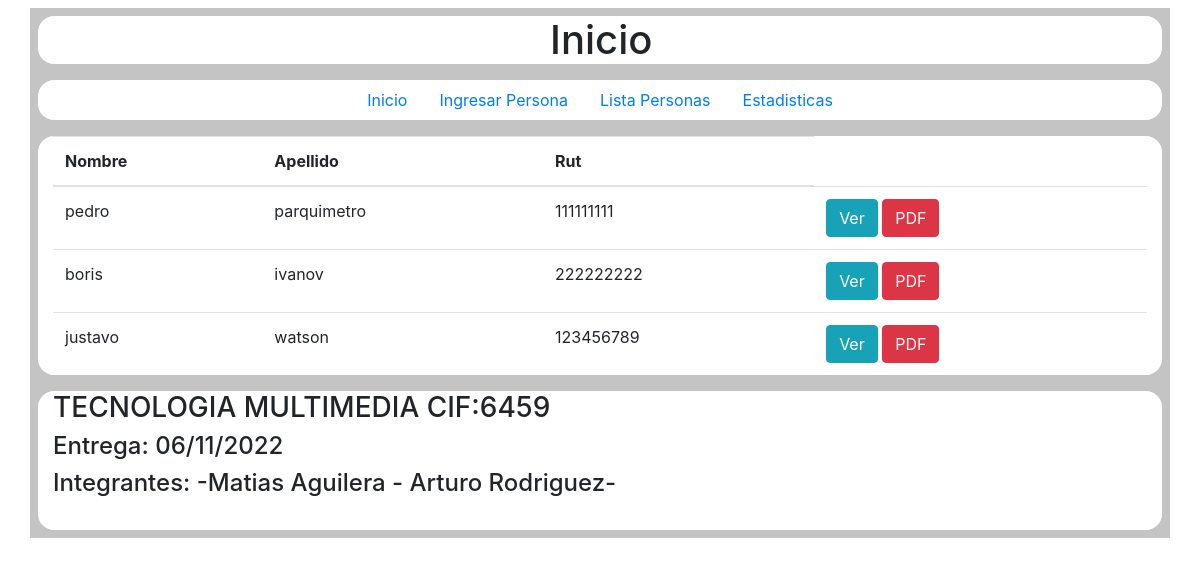
Before: /listaP.php with the older database file.
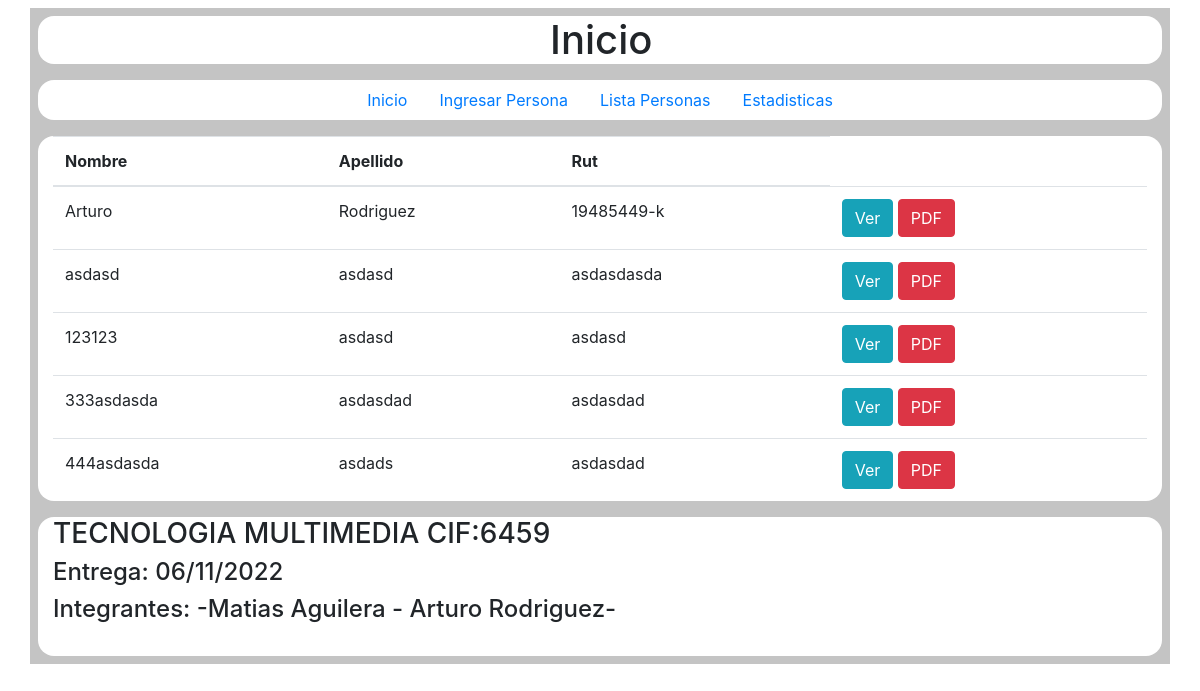
After: the same page with the newer database file.
### tables this page shows
CREATE TABLE `prueba_2` (
  `id` int(11) NOT NULL,
  `nombre` varchar(100) NOT NULL,
  `apellido` varchar(100) NOT NULL,
  `rut` varchar(10) NOT NULL,
  `fecha` date NOT NULL,
  `nacionalidad` varchar(25) NOT NULL,
  `genero` varchar(25) NOT NULL,
  `ciudad` varchar(100) NOT NULL,
  `foto` varchar(100) NOT NULL
);

### listaP.php (the view, shortened to what this page needs)
<!DOCTYPE html>
<html lang="en">
<head>
    <link rel="stylesheet" type="text/css" href="css/index.css">
    <link rel="stylesheet" href="css/bootstrap.css">
</head>
<body>
    <div id="contenedor" class="container">
        <div id="header" class="container">
            <div class="mx-auto" style="width: 100px;">
           <h1>Inicio</h1>
            </div>
        </div>
        <div id="nav" class="container">
            <ul class="nav justify-content-center">
                <li class="nav-item">
                    <a class="nav-link active" href="index.php">Inicio</a>
                </li>
                <li class="nav-item">
                    <a class="nav-link" href="ingresarP.php">Ingresar Persona</a>
                </li>
                <li class="nav-item">
                    <a class="nav-link" href="listaP.php">Lista Personas</a>
                </li>
                <li class="nav-item">
                    <a class="nav-link" href="estadisticas.php">Estadisticas</a>
                </li>
            </ul>
        </div>
        <div id="contenido2" class="container">
            <table class="table">
                <thead>
                    <tr>
                        <th>Nombre</th>
                        <th>Apellido</th>
                        <th>Rut</th>
                    </tr>
                </thead>
                <tbody>
                    <?php
                        $host = "localhost";
                        $user ="root";
                        $pass="";
                        $db="bd_prueba_2";
                        $conexion= mysqli_connect($host, $user,$pass,$db);
                        $sql = "Select * From prueba_2 ";
                        $result = mysqli_query($conexion, $sql);
                        if ($result->num_rows > 0) {
                        while ($row = $result->fetch_assoc()) {
                        echo "<tr>
                            <td>" . $row['nombre'] . "</td>
                            <td>" . $row['apellido'] . "</td>
                            <td>" . $row['rut'] . "</td>
                            <td>
                                <input class='btn btn-info' type='submit' name='ver' value='Ver'/>
                                <a href='crearPdf.php? id_usuario=" . $row['rut'] . "' target='_self' class='btn btn-danger'>PDF</a>
                            </td>
                        </tr>";
                        }
                        } else {
                        echo "0 resultados";
                        }
                    ?>
                </tbody>
            </table>
        </div>
        <div id="footer" class="container">
            <h3>TECNOLOGIA MULTIMEDIA  CIF:6459</h3>
            <h4>Entrega: 06/11/2022 </h4>
            <h4>Integrantes: -Matias Aguilera - Arturo Rodriguez-</h4>
            <br>
        </div>
    </div>
</body>
</html>

### css/index.css (style rules this page uses)
* { margin: 0; padding: 0; }
#contenedor { width: 1200px; background: #c4c4c4; margin: 0.5em auto; padding: 0.5em; }
#header { background: #ffffff; border-radius: 1em; }
#nav { background: #ffffff; border-radius: 1em; margin-top: 1em; }
#contenido2 { background: #ffffff; border-radius: 1em; margin-top: 1em; }
#footer { background: #ffffff; border-radius: 1em; margin-top: 1em; }

Changed rows visible on the page:
removed prueba_2: nombre "pedro", apellido "parquimetro", rut "111111111"
removed prueba_2: nombre "boris", apellido "ivanov", rut "222222222"
removed prueba_2: nombre "justavo", apellido "watson", rut "123456789"
added prueba_2: nombre "Arturo", apellido "Rodriguez", rut "19485449-k"
added prueba_2: nombre "asdasd", apellido "asdasd", rut "asdasdasda"
added prueba_2: nombre "123123", apellido "asdasd", rut "asdasd"
added prueba_2: nombre "333asdasda", apellido "asdasdad", rut "asdasdad"
added prueba_2: nombre "444asdasda", apellido "asdads", rut "asdasdad"
